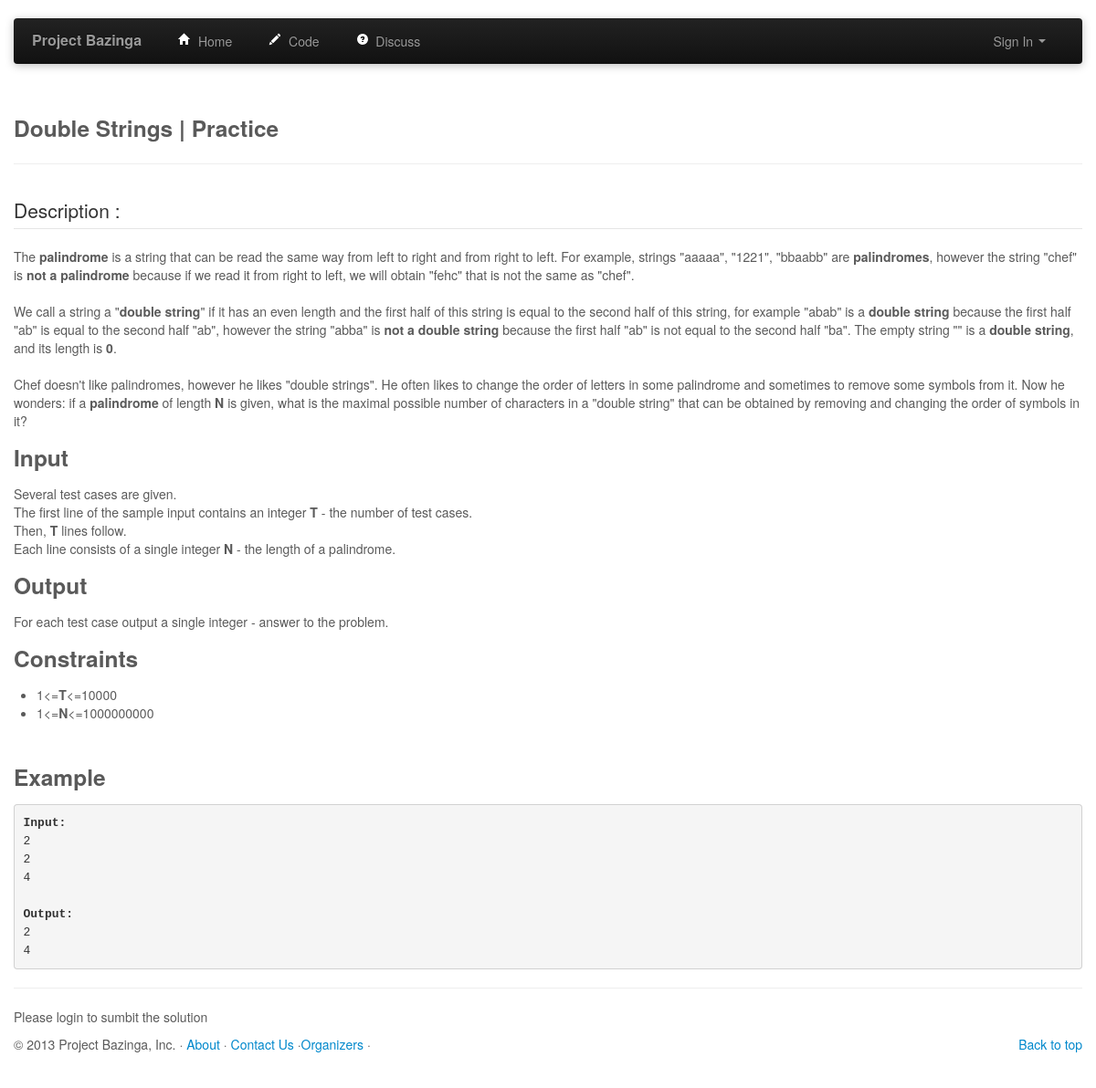
Page /code/questions/1 on the committed database.
### tables this page shows
CREATE TABLE contest_questions (
    "question_id" INTEGER PRIMARY KEY AUTOINCREMENT ,
    "contest_id" INTEGER ,
    "owner" INTEGER ,
    "question_name" TEXT ,
    "question_string" TEXT 
);

CREATE TABLE contest ("contest_id" INTEGER PRIMARY KEY  AUTOINCREMENT    UNIQUE , "start_time" DATETIME, "end_time" DATETIME, "name" TEXT  , "company" TEXT , "short_description" TEXT  ,"long_description" TEXT  , "owner" INTEGER );

### contest_views.py (the view)
@contest_views.route('/code/questions/<int:id>', methods=['GET','POST'])
def show_question(id=0):
	message = None
	if request.method =='POST':
		url = 'http://127.0.0.1:1234'	#loadbalancer
		values = {'qid' : id, 'code': request.form['code'], 'lang': request.form['lang'], 'user_id': session['userId'] }
		data = urllib.urlencode(values)
		rresponse = urllib2.urlopen(url, data)
		page = rresponse.read()
		message = 'Your solution is being evaluated. You can check the <a href="../submissions/0" ><b>submissions</b></a> tab for results.'
	db = get_db()
	if(request.method =='POST' and session['logged_in'] and False) :
		code = request.form['code']
		lang = request.form['lang']
		print 'code:\n%s\nlang:\n%s' % (code, lang)
		userid = session['userId'];
		db.execute('insert into submissions (user_id, submission_time, code, lang, points) VALUES (?,?,?,?,?)', [userid, curtime(), code, lang, 0])
		cur = db.execute('SELECT last_insert_rowid() AS id FROM submissions');
		sid = int(cur.fetchone()['id'])
		cur = db.execute('SELECT * FROM question_testcase WHERE question_id = ?', [id])
		testcases = cur.fetchall()
		pts = 0
		for tc in testcases:
			(out, err) = bw.compilerun(sid, code, tc['test'], lang, tc['space_limit'], tc['time_limit'])
			print 'ERROR: %s' % err
			if (err == '' and out == tc['answer']):
				pts += int(tc['points'])
				db.execute('insert into submission_testcase (testcase_id, submission_id, result_type, result, run_time, run_space) VALUES (?,?,?,"",0,0)', [tc['testcase_id'], sid, tc['points']])
			elif (err[:3] == 'TLE'):
				db.execute('insert into submission_testcase (testcase_id, submission_id, result_type, result, run_time, run_space) VALUES (?,?,?,?,0,0)', [tc['testcase_id'], sid, -3, err])
			elif (err != ''):
				db.execute('insert into submission_testcase (testcase_id, submission_id, result_type, result, run_time, run_space) VALUES (?,?,?,?,0,0)', [tc['testcase_id'], sid, -2, err])
			elif (out != tc['answer']):
				db.execute('insert into submission_testcase (testcase_id, submission_id, result_type, result, run_time, run_space) VALUES (?,?,?,?,0,0)', [tc['testcase_id'], sid, -1, ""])
		db.execute('UPDATE submissions SET points = ? WHERE id=?', [pts, sid])
		db.commit()
		print 'points: %d' % pts
		flash('Your solution is being evaluated. You can check the <a href="../submissions/0" >submissions</a> tab for results.')
	cur = db.execute('select * from contest_questions where question_id = ?', [id])
	q = cur.fetchone()
	cur = db.execute('select * from contest where contest_id = ?', [q['contest_id']])
	c = cur.fetchone()
	return render_template("show_question.html", question=q, contest=c , message = message)

### contest_views.py (called while the page is built)
def get_db():
	top = _app_ctx_stack.top
	if not hasattr(top, 'sqlite_db'):
		sqlite_db = sqlite3.connect('database.db')
		sqlite_db.row_factory = sqlite3.Row
		top.sqlite_db = sqlite_db
	return top.sqlite_db

### templates/show_question.html (shortened to what this page needs)
{% extends "header.html" %}
{% block body %}
<div class="container">
	<div class="page-header" >
		<h3 >{{ question.question_name }} | {{ contest.name }} </h3>
	</div>
	<legend > Description : </legend> {{ question.question_string|safe }} </p>
	<hr>
	{% if session.logged_in %}
	<h4>Submit Code</h4>
	<hr>
	<ul id="langTab" class="nav nav-pills">
		<li class="active">
			<a id="py" lname="python" href="#">Python</a>
		</li>
		<li><a id="cpp" lname="c_cpp" href="#">C++</a></li>
		<li><a id="c" lname="c_cpp" href="#">C</a></li>
	</ul>
	<div id="editor"></div>
	<form id="codeform" method='POST' action=''>
		<input name="lang" id="lang" type="hidden"/>
		<input name="code" id="code" type="hidden"/>
		<hr class="separator" />
		<input class="btn " type="submit" id="submit" value="Submit">
	</form>
	<hr class="separator" />
	<div id="comms" >
	</div>
	{% else %}
	<p> Please login to sumbit the solution </p>
	{% endif %}
</div>
{% endblock %}

### static/css/style.css (style rules this page uses)
body { padding-bottom: 40px; color: #5a5a5a; }

### rows in the picture
contest_questions: question_name "Double Strings", question_string "The palindrome is a string that can be read the same way from left to right and from right to left. For example, strings \"aaaaa\", \"1221\", \"bbaabb\" are palindromes , however the string \"chef\" is not a palindrome because if we read it from right to left, we will obtain \"fehc\" that is not the same as \"chef\". We call a string a \" double string \" if it has an even length and the first half of this string is equal to the second half of this string, for example \"abab\" is a double string because the first half \"ab\" is equal to the second half \"ab\", however the string \"abba\" is not a double string because the first half \"ab\" is not equal to the second half \"ba\". The empty string \"\" is a double…"
contest: name "Practice"
